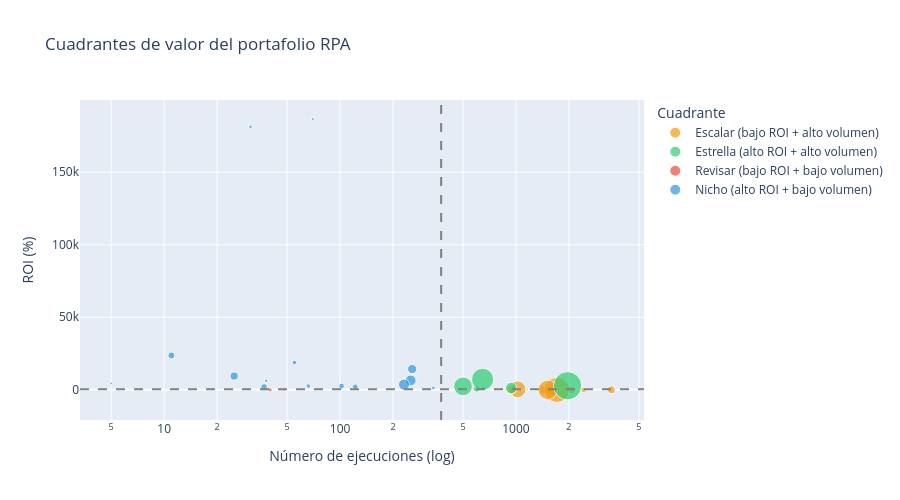

Source (notebook cell):
### Markdown cell above
## 8. Segmentación: cuadrantes de valor

### Code cell
# Calcular las medianas que dividen el cuadrante (líneas grises punteadas del gráfico)
med_roi  = df_valid['ROI_Porcentaje'].median()
med_exec = df_valid['Num_Ejecuciones'].median()

# Clasificar cada bot en uno de los 4 cuadrantes según ROI y volumen
def cuadrante(row):
    alto_roi = row['ROI_Porcentaje'] >= med_roi
    alto_vol = row['Num_Ejecuciones'] >= med_exec
    if alto_roi and alto_vol:     return 'Estrella (alto ROI + alto volumen)'
    if alto_roi and not alto_vol: return 'Nicho (alto ROI + bajo volumen)'
    if not alto_roi and alto_vol: return 'Escalar (bajo ROI + alto volumen)'
    return 'Revisar (bajo ROI + bajo volumen)'

# Sanitizar el dataframe para el scatter (log_x exige > 0; size exige >= 0 sin NaN)
df_plot = df_valid.copy()
df_plot['Num_Ejecuciones'] = df_plot['Num_Ejecuciones'].replace(0, 1)
df_plot['Ahorro_Neto_Abs'] = df_plot['Ahorro_Neto_COP'].abs().fillna(0)
df_plot['Cuadrante']       = df_plot.apply(cuadrante, axis=1)

fig = px.scatter(
    df_plot,
    x='Num_Ejecuciones',
    y='ROI_Porcentaje',
    color='Cuadrante',
    size='Ahorro_Neto_Abs',
    hover_name='Automatizacion',
    hover_data=['Ahorro_Neto_COP'],   # valor real (con signo) en el tooltip
    color_discrete_map={
        'Estrella (alto ROI + alto volumen)': '#2ecc71',
        'Nicho (alto ROI + bajo volumen)':    '#3498db',
        'Escalar (bajo ROI + alto volumen)':  '#f39c12',
        'Revisar (bajo ROI + bajo volumen)':  '#e74c3c',
    },
    log_x=True,
    title='Cuadrantes de valor del portafolio RPA',
    labels={'Num_Ejecuciones': 'Número de ejecuciones (log)', 'ROI_Porcentaje': 'ROI (%)'},
)

fig.add_hline(y=med_roi,  line_dash='dash', line_color='gray')
fig.add_vline(x=med_exec, line_dash='dash', line_color='gray')
fig.update_layout(height=500)
fig.show()

print('\nDistribución por cuadrante:')
print(df_plot['Cuadrante'].value_counts().to_string())

### Figure 1 — Plotly figure (JSON) as saved in the notebook; plotly's stock layout.template omitted (floating-point values rounded to 4 significant figures)
{"data": [{"customdata": [[1079000.0], [-16940000.0], [40570000.0], [-8316000.0], [-10460000.0], [-92010000.0], [-487900.0], [-53850000.0], [-985100.0], [-11740000.0], [1423000.0], [-760700.0], [-316400.0], [-9176000.0], [522000.0], [-759400.0], [-4257000.0]], "hovertemplate": "<b>%{hovertext}</b><br><br>Cuadrante=Escalar (bajo ROI + alto volumen)<br>Número de ejecuciones (log)=%{x}<br>ROI (%)=%{y}<br>Ahorro_Neto_Abs=%{marker.size}<br>Ahorro_Neto_COP=%{customdata[0]}<extra></extra>", "hovertext": ["Aplicacion pagos creditos", "AtomHojaVida", "Convocatorias Atom", "Facturación Electrónica", "FlujoDeLiberaciones_V3", "GestorRemitidos", "GestorVinculados", "IA_Novedades_Nomina", "Novedades Nomina Instructores", "Pagos Facturacion y Libranza", "RPASubvencionesExtractor", "RPA_ClasificacionPQRS_Clasificador", "Transmitir Facturas", "Vacunacion tradicional APIS", "Vacunacion tradicional Extraccion De Lotes", "Vacunacion tradicional Validacion Contrasenias", "Vacunacion tradicional carga de información"], "legendgroup": "Escalar (bajo ROI + alto volumen)", "marker": {"color": "#f39c12", "size": [1079000.0, 16940000.0, 40570000.0, 8316000.0, 10460000.0, 92010000.0, 487900.0, 53850000.0, 985100.0, 11740000.0, 1423000.0, 760700.0, 316400.0, 9176000.0, 522000.0, 759400.0, 4257000.0], "sizemode": "area", "sizeref": 288200.0, "symbol": "circle"}, "mode": "markers", "name": "Escalar (bajo ROI + alto volumen)", "orientation": "v", "showlegend": true, "type": "scatter", "x": [874, 1590, 1021, 2074, 1433, 1707, 412, 1514, 550, 940, 756, 637, 780, 3484, 917, 1165, 2422], "xaxis": "x", "y": [52.74, -94.6, 272.6, -89.84, -100.0, -99.05, -69.63, -94.92, -51.0, -97.47, 317.6, -69.11, -55.74, -63.21, 36.1, -65.9, -53.42], "yaxis": "y"}, {"customdata": [[115300000.0], [2485000.0], [7071000.0], [50660000.0], [18640000.0], [3374000.0], [70500000.0]], "hovertemplate": "<b>%{hovertext}</b><br><br>Cuadrante=Estrella (alto ROI + alto volumen)<br>Número de ejecuciones (log)=%{x}<br>ROI (%)=%{y}<br>Ahorro_Neto_Abs=%{marker.size}<br>Ahorro_Neto_COP=%{customdata[0]}<extra></extra>", "hovertext": ["Atom", "RPA Actualizacion TRM", "RPASubvencionesFacturador", "RPA_Eventtia", "RPA_Remesadora", "Sincronizacion Novedades Nomina Instructores", "Tawk To"], "legendgroup": "Estrella (alto ROI + alto volumen)", "marker": {"color": "#2ecc71", "size": [115300000.0, 2485000.0, 7071000.0, 50660000.0, 18640000.0, 3374000.0, 70500000.0], "sizemode": "area", "sizeref": 288200.0, "symbol": "circle"}, "mode": "markers", "name": "Estrella (alto ROI + alto volumen)", "orientation": "v", "showlegend": true, "type": "scatter", "x": [1966, 970, 596, 500, 940, 653, 646], "xaxis": "x", "y": [2745.0, 1742.0, 743.3, 2313.0, 1192.0, 730.7, 7200.0], "yaxis": "y"}, {"customdata": [[22670.0], [-41470.0], [-2468000.0], [-20290.0], [-79960.0], [212500.0], [-1247000.0]], "hovertemplate": "<b>%{hovertext}</b><br><br>Cuadrante=Revisar (bajo ROI + bajo volumen)<br>Número de ejecuciones (log)=%{x}<br>ROI (%)=%{y}<br>Ahorro_Neto_Abs=%{marker.size}<br>Ahorro_Neto_COP=%{customdata[0]}<extra></extra>", "hovertext": ["Aula digital", "ContingenciaPlanNacional", "Correcciones vacunacion", "CorreccionesPNV", "Diagnostico Bienestar Informe Avances", "Informe Covid", "RPA_Certificados_Empleo"], "legendgroup": "Revisar (bajo ROI + bajo volumen)", "marker": {"color": "#e74c3c", "size": [22670.0, 41470.0, 2468000.0, 20290.0, 79960.0, 212500.0, 1247000.0], "sizemode": "area", "sizeref": 288200.0, "symbol": "circle"}, "mode": "markers", "name": "Revisar (bajo ROI + bajo volumen)", "orientation": "v", "showlegend": true, "type": "scatter", "x": [20, 233, 40, 65, 24, 137, 48], "xaxis": "x", "y": [59.58, -22.69, -99.73, -96.74, -52.99, 145.7, -86.46], "yaxis": "y"}, {"customdata": [[4817000.0], [16320.0], [1724000.0], [17060000.0], [1071000.0], [9549000.0], [17970000.0], [6979000.0], [1793000.0], [35320.0], [1325000.0], [4736000.0], [3065000.0], [12400000.0], [3109000.0], [6595000.0], [1960000.0]], "hovertemplate": "<b>%{hovertext}</b><br><br>Cuadrante=Nicho (alto ROI + bajo volumen)<br>Número de ejecuciones (log)=%{x}<br>ROI (%)=%{y}<br>Ahorro_Neto_Abs=%{marker.size}<br>Ahorro_Neto_COP=%{customdata[0]}<extra></extra>", "hovertext": ["Carga Masiva Trabajadores Dependientes", "ContingenciaVacunacionPrivados", "Diagnostico Bienestar", "Facturas pendientes por liberar", "Generador informe", "Informe y cruce primera infancia", "Plan Operativo Q10 - Preescolar", "RPA Estaticas SISE", "RPA Informe Posiciones", "RPACambioEstrategia", "RPAInformeUIAF", "RPA_AfiliacionesEmpleadores", "RPA_AfiliacionesTrabajadores", "RPA_ReporteGIASS", "ReporteVacunasAndi", "SubsidiosEmpleo", "Vacunacion tradicional Extraccion de información vacunet"], "legendgroup": "Nicho (alto ROI + bajo volumen)", "marker": {"color": "#3498db", "size": [4817000.0, 16320.0, 1724000.0, 17060000.0, 1071000.0, 9549000.0, 17970000.0, 6979000.0, 1793000.0, 35320.0, 1325000.0, 4736000.0, 3065000.0, 12400000.0, 3109000.0, 6595000.0, 1960000.0], "sizemode": "area", "sizeref": 288200.0, "symbol": "circle"}, "mode": "markers", "name": "Nicho (alto ROI + bajo volumen)", "orientation": "v", "showlegend": true, "type": "scatter", "x": [122, 34, 38, 252, 5, 25, 231, 11, 31, 45, 70, 102, 66, 257, 55, 37, 339], "xaxis": "x", "y": [2000.0, 380.6, 6196.0, 6402.0, 4309.0, 9410.0, 3555.0, 23660.0, 181400.0, 2150.0, 186800.0, 2544.0, 2544.0, 14240.0, 18760.0, 1875.0, 1278.0], "yaxis": "y"}], "layout": {"height": 500, "legend": {"itemsizing": "constant", "title": {"text": "Cuadrante"}, "tracegroupgap": 0}, "shapes": [{"line": {"color": "gray", "dash": "dash"}, "type": "line", "x0": 0, "x1": 1, "xref": "x domain", "y0": 349.1, "y1": 349.1, "yref": "y"}, {"line": {"color": "gray", "dash": "dash"}, "type": "line", "x0": 375.5, "x1": 375.5, "xref": "x", "y0": 0, "y1": 1, "yref": "y domain"}], "title": {"text": "Cuadrantes de valor del portafolio RPA"}, "xaxis": {"anchor": "y", "domain": [0, 1], "title": {"text": "Número de ejecuciones (log)"}, "type": "log"}, "yaxis": {"anchor": "x", "domain": [0, 1], "title": {"text": "ROI (%)"}}}}
